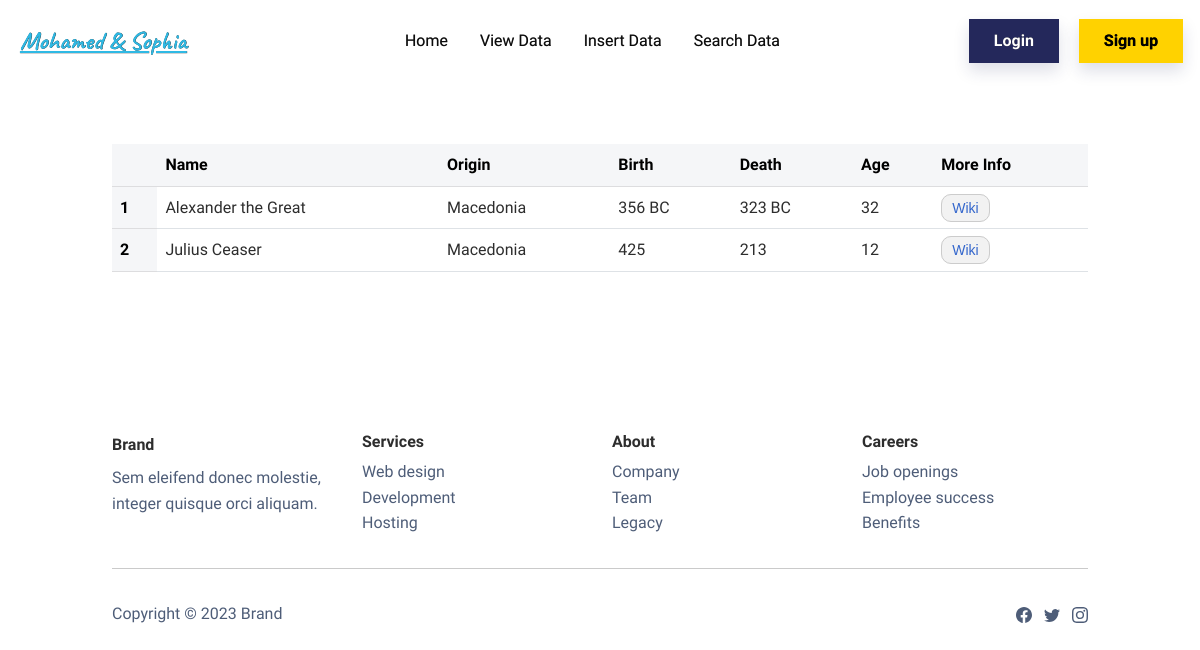
Page /data on the committed database.
### MSapp/models.py (models this page shows, shortened)
class Great(db.Model):
    id = db.Column(db.Integer, primary_key=True)
    name = db.Column(db.String(80), unique=True, nullable=False)
    origin = db.Column(db.String(80), unique=False, nullable=True)
    birth = db.Column(db.String(80), unique=False, nullable=True)
    death = db.Column(db.String(80), unique=False, nullable=True)
    age = db.Column(db.Integer, unique=False, nullable=True)
    url = db.Column(db.String(200), unique=False, nullable=True)

### MSapp/routes.py (the view)
@app.route('/data')
def viewData(): # this function will show the data from the database
    greats = Great.query.all()
    return render_template('viewData.html', greats=greats)

### MSapp/routes.py (called while the page is built)
@app.context_processor
def inject_now():
    form = SearchForm()
    return dict(form=form)

### MSapp/templates/viewData.html (shortened to what this page needs)
{% extends 'base.html' %}
{% block content %}
    <section class="py-5 mt-5">
        <div class="container py-4 py-xl-5">
            <table class="table">
                <thead class="table-light">
                <tr>
                    <th scope="col"></th>
                    <th scope="col">Name</th>
                    <th scope="col">Origin</th>
                    <th scope="col">Birth</th>
                    <th scope="col">Death</th>
                    <th scope="col">Age</th>
                    <th scope="col">More Info</th>
                </tr>
                </thead>
            <tbody>
                {% for great in greats %}
                <tr>
                    <th scope="row" class="table-light">{{ loop.index }}</th>
                    <td>{{ great.name }}</td>
                    <td>{{ great.origin }}</td>
                    <td>{{ great.birth }}</td>
                    <td>{{ great.death }}</td>
                    <td>{{ great.age }}</td>
                    <td><a href={{ great.url }} class="more-info-link">Wiki</a></td>
                </tr>
                {% endfor %}
            </tbody>
            </table>
        </div>
    </section>
{% endblock %}

### MSapp/templates/base.html (shortened to what this page needs)
<!DOCTYPE html>
<html lang="en">
<head>
    <link href="{{ url_for('static', filename='bootstrap/css/bootstrap.min.css') }}" rel="stylesheet">
    <link href="{{ url_for('static', filename='css/mystyles.css') }}" rel="stylesheet">
    <link rel="stylesheet" href="https://cdnjs.cloudflare.com/ajax/libs/font-awesome/5.15.3/css/all.min.css">
</head>
<body>
    <nav class="navbar navbar-light navbar-expand-md fixed-top navbar-shrink py-3" id="mainNav" style="height: 80px;text-shadow: 0.2px 0.2px var(--bs-navbar-active-color);display: inline;overflow: visible;transform: translate(-5px);">
        <div class="container-fluid">
            <a class="navbar-brand d-flex align-items-center" href="{{ url_for('home') }}">
                <span style="width: 192.75px;color: rgb(47,185,228);font-size: 25px;font-family: caveat;text-decoration: underline;text-align: center;">
                    Mohamed &amp; Sophia
                </span>
            </a>
            <div class="collapse navbar-collapse" id="navcol-1">
                <ul class="navbar-nav mx-auto" style="margin-right: 100px;">
                    <li class="nav-item"><a class="nav-link" href="{{ url_for('home') }}">Home</a></li>
                    <li class="nav-item"><a class="nav-link" href="{{ url_for('viewData') }}">View Data</a></li>
                    <li class="nav-item"><a class="nav-link" href="{{ url_for('insertData') }}">Insert Data</a></li>
                    <li class="nav-item"><a class="nav-link" href="{{ url_for('searchData') }}">Search Data</a></li>
                </ul>
                    {% if current_user.is_authenticated %}
                            <a><span style="width: 192.75px;color: rgb(35,66,75);font-size: 18px; text-align: center;">
                                Welcome, {{ current_user.username }}!
                            </span></a>
                        <a class="btn btn-primary shadow" style="margin-left: 10px;" role="button" href="{{ url_for('logout') }}">Logout</a>
                    {% else %}
                        <a class="btn btn-primary shadow" style="margin-right: 20px;" role="button" href="{{ url_for('login') }}">Login</a>
                        <a class="btn btn-secondary shadow" role="button" href="{{ url_for('signup') }}">Sign up</a>
                    {% endif %}
            </div>
        </div>
    </nav>
    {% block content %}
    {% endblock %}
    <footer>
        <div class="container py-4 py-lg-5">
            <div class="row row-cols-2 row-cols-md-4">
                <div class="col-12 col-md-3">
                    <div class="fw-bold d-flex align-items-center mb-2"><span>Brand</span></div>
                    <p class="text-muted">Sem eleifend donec molestie, integer quisque orci aliquam.</p>
                </div>
                <div class="col-sm-4 col-md-3 text-lg-start d-flex flex-column">
                    <h3 class="fs-6 fw-bold">Services</h3>
                    <ul class="list-unstyled">
                        <li><a href="#">Web design</a></li>
                        <li><a href="#">Development</a></li>
                        <li><a href="#">Hosting</a></li>
                    </ul>
                </div>
                <div class="col-sm-4 col-md-3 text-lg-start d-flex flex-column">
                    <h3 class="fs-6 fw-bold">About</h3>
                    <ul class="list-unstyled">
                        <li><a href="#">Company</a></li>
                        <li><a href="#">Team</a></li>
                        <li><a href="#">Legacy</a></li>
                    </ul>
                </div>
                <div class="col-sm-4 col-md-3 text-lg-start d-flex flex-column">
                    <h3 class="fs-6 fw-bold">Careers</h3>
                    <ul class="list-unstyled">
                        <li><a href="#">Job openings</a></li>
                        <li><a href="#">Employee success</a></li>
                        <li><a href="#">Benefits</a></li>
                    </ul>
                </div>
            </div>
            <hr>
            <div class="text-muted d-flex justify-content-between align-items-center pt-3">
                <p class="mb-0">Copyright © 2023 Brand</p>
                <ul class="list-inline mb-0">
                    <li class="list-inline-item"></li>
                    <li class="list-inline-item"></li>
                    <li class="list-inline-item"></li>
                </ul>
            </div>
        </div>
    </footer>
</body>
</html>

### MSapp/static/css/mystyles.css (style rules this page uses)
.more-info-link { font-family: Arial, sans-serif; font-size: 14px; color: #3366cc; text-decoration: none; padding: 5px 10px; background-color: #f2f2f2; border: 1px solid #ccc; border-radius: 10px; transition: background-color 0.3s ease; }

### rows in the picture
Great: name "Alexander the Great", origin "Macedonia", birth "356 BC", death "323 BC", age "32"
Great: name "Julius Ceaser", origin "Macedonia", birth "425", death "213", age "12"
